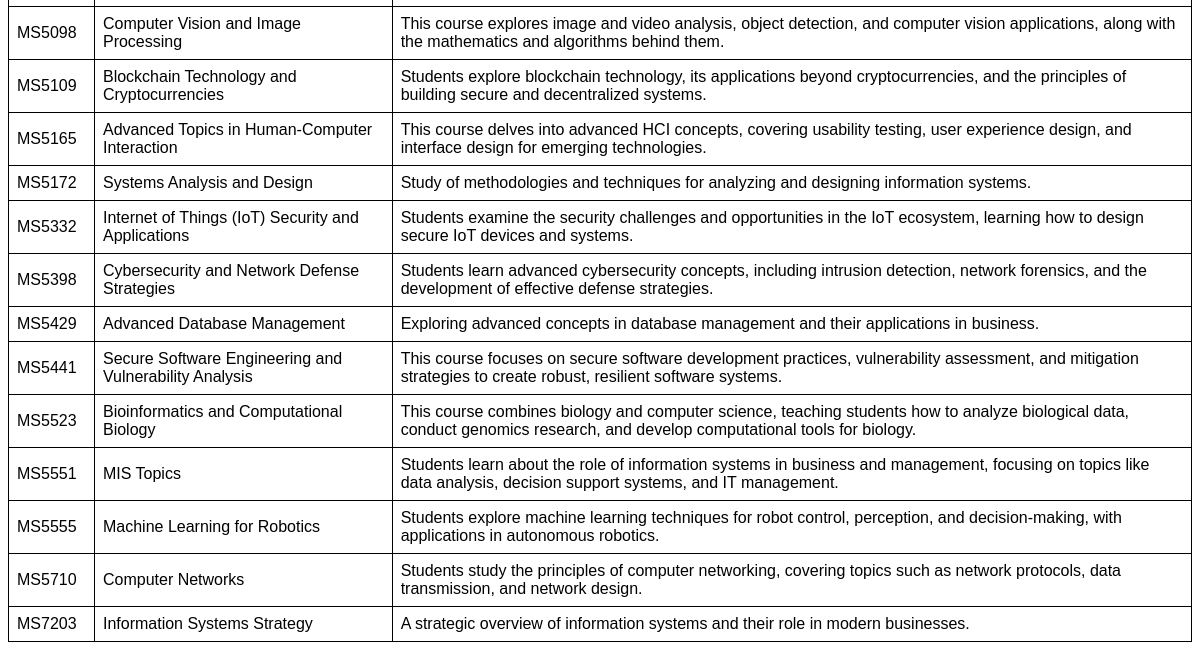
Before: /Systemsproject/mis_departmentinfo1.php (lower part) with the older database file.
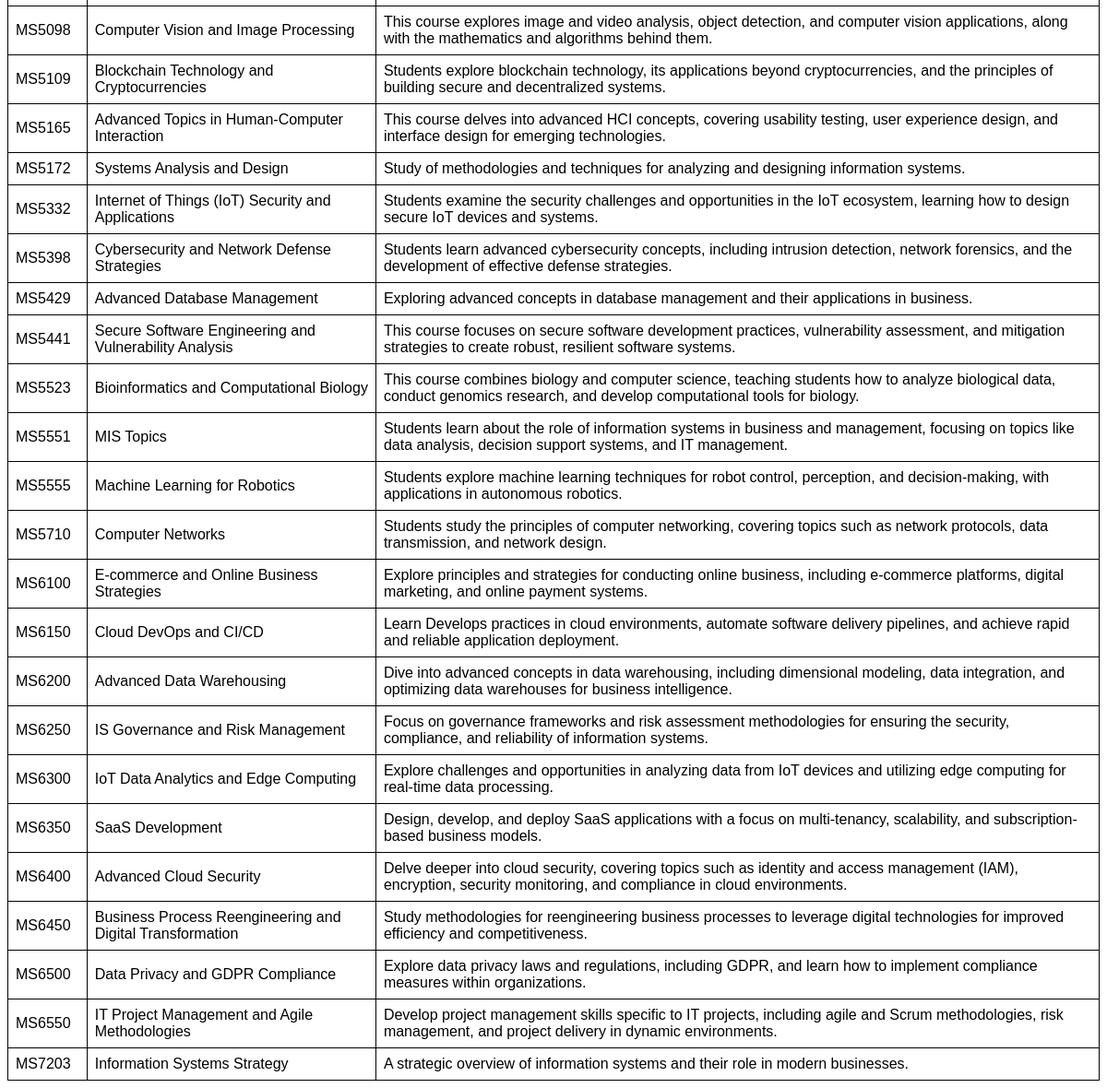
After: the same page with the newer database file.
### tables this page shows
CREATE TABLE `course` (
  `CourseID` varchar(100) NOT NULL,
  `CourseName` varchar(100) DEFAULT NULL,
  `DeptID` varchar(25) DEFAULT NULL,
  `Credits` int(11) DEFAULT NULL,
  `Description` varchar(5000) DEFAULT NULL,
  `CourseType` varchar(100) DEFAULT NULL
);

### Systemsproject/mis_departmentinfo1.php (the view, shortened to what this page needs)
<?php
@include 'config1.php';
$misCoursesQuery = "SELECT * FROM course WHERE DeptID = 'MIS'";
$misCoursesResult = mysqli_query($conn, $misCoursesQuery);
$misCourses = [];
while ($course = mysqli_fetch_assoc($misCoursesResult)) {
    $misCourses[] = $course;
}
?>
<!DOCTYPE html>
<html lang="en">
<head>
</head>
<body>
    <main>
    <main>
        <section>
            <table>
                <?php foreach ($misCourses as $course): ?>
                <tr>
                    <td><?php echo $course['CourseID']; ?></td>
                    <td><?php echo $course['CourseName']; ?></td>
                    <td><?php echo $course['Description']; ?></td>
                </tr>
                <?php endforeach; ?>
            </table>
        </section>
    </main>
</body>
</html>

### Systemsproject/mis_departmentinfo1.php (style rules this page uses)
body { font-family: Arial, sans-serif; }
table { width: 100%; border-collapse: collapse; }
table, th, td { border: 1px solid black; }
th, td { padding: 8px; text-align: left; }

Changed rows visible on the page:
added course: CourseID "MS6100", CourseName "E-commerce and Online Business Strategies", Description "Explore principles and strategies for conducting online business, including e-commerce platforms, digital marketing, and online payment systems."
added course: CourseID "MS6150", CourseName "Cloud DevOps and CI/CD", Description "Learn Develops practices in cloud environments, automate software delivery pipelines, and achieve rapid and reliable application deployment."
added course: CourseID "MS6200", CourseName "Advanced Data Warehousing", Description "Dive into advanced concepts in data warehousing, including dimensional modeling, data integration, and optimizing data warehouses for business intelligence."
added course: CourseID "MS6250", CourseName "IS Governance and Risk Management", Description "Focus on governance frameworks and risk assessment methodologies for ensuring the security, compliance, and reliability of information systems."
added course: CourseID "MS6300", CourseName "IoT Data Analytics and Edge Computing", Description "Explore challenges and opportunities in analyzing data from IoT devices and utilizing edge computing for real-time data processing."
added course: CourseID "MS6350", CourseName "SaaS Development", Description "Design, develop, and deploy SaaS applications with a focus on multi-tenancy, scalability, and subscription-based business models."
added course: CourseID "MS6400", CourseName "Advanced Cloud Security", Description "Delve deeper into cloud security, covering topics such as identity and access management (IAM), encryption, security monitoring, and compliance in cloud environments."
added course: CourseID "MS6450", CourseName "Business Process Reengineering and Digital Transformation", Description "Study methodologies for reengineering business processes to leverage digital technologies for improved efficiency and competitiveness."
added course: CourseID "MS6500", CourseName "Data Privacy and GDPR Compliance", Description "Explore data privacy laws and regulations, including GDPR, and learn how to implement compliance measures within organizations."
added course: CourseID "MS6550", CourseName "IT Project Management and Agile Methodologies", Description "Develop project management skills specific to IT projects, including agile and Scrum methodologies, risk management, and project delivery in dynamic environments."
